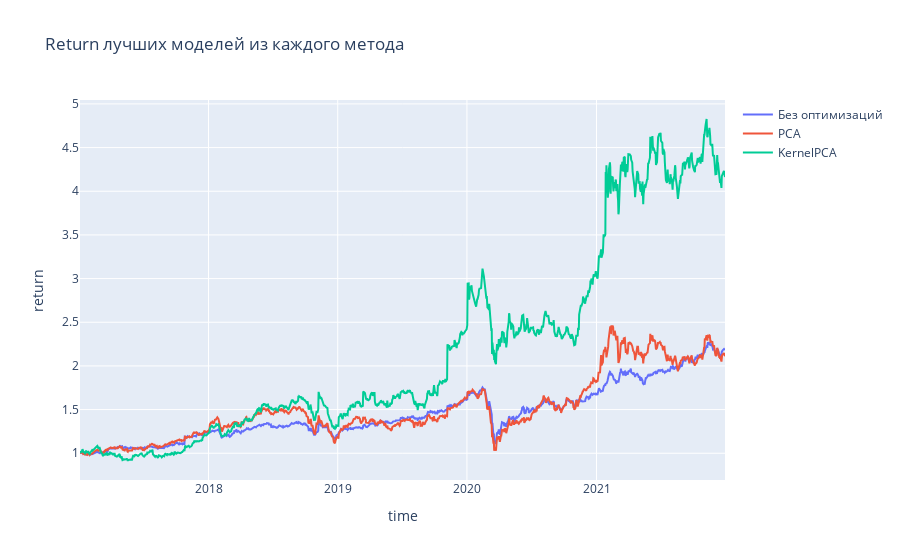

This figure's notebook cell:
### Code cell
plot_results(names=['Без оптимизаций', 'PCA', 'KernelPCA'], 
             optimizers=[po_randomsearch, po_randomsearch_PCA, po_randomsearch_kPCA], 
             df_train=data_train, df_test=data_test, title='Return лучших моделей из каждого метода')

### Figure 1 — Plotly figure (JSON) as saved in the notebook; plotly's stock layout.template omitted (floating-point values rounded to 4 significant figures; data arrays with more than 128 entries replaced by an {"elided": "..."} marker saying what was removed)
{"data": [{"name": "Без оптимизаций", "type": "scatter", "x": {"elided": "1258 str values"}, "y": {"elided": "1258 float values"}}, {"name": "PCA", "type": "scatter", "x": {"elided": "1258 str values"}, "y": {"elided": "1258 float values"}}, {"name": "KernelPCA", "type": "scatter", "x": {"elided": "1258 str values"}, "y": {"elided": "1258 float values"}}], "layout": {"title": {"text": "Return лучших моделей из каждого метода"}, "xaxis": {"title": {"text": "time"}}, "yaxis": {"title": {"text": "return"}}}}
